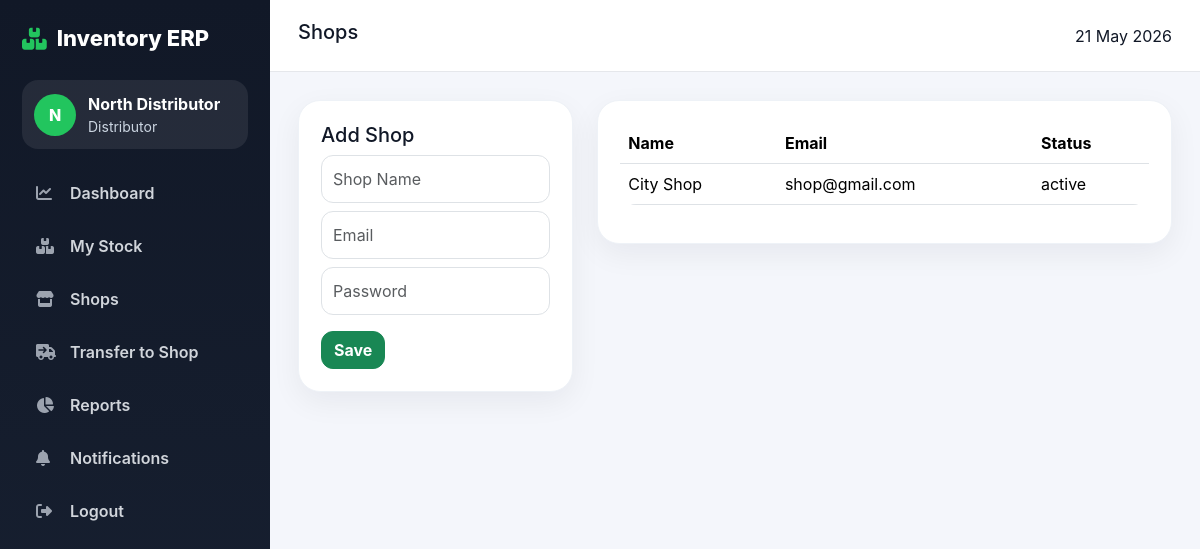
/distributor/shops.php (signed in), run on the app's committed database.
### tables this page shows
CREATE TABLE users(id INT AUTO_INCREMENT PRIMARY KEY, name VARCHAR(100), email VARCHAR(120) UNIQUE, password VARCHAR(255), role ENUM('admin','supplier','distributor','shop') NOT NULL, parent_id INT DEFAULT NULL, status ENUM('pending','active','blocked') DEFAULT 'active', created_at TIMESTAMP DEFAULT CURRENT_TIMESTAMP);

### distributor/shops.php (the view)
<?php require_once '../includes/auth.php'; require_role('distributor'); $page_title='Shops'; $uid=(int)$_SESSION['user_id']; if(isset($_POST['add'])){ $n=clean($conn,$_POST['name']); $e=clean($conn,$_POST['email']); $p=password_hash($_POST['password'],PASSWORD_DEFAULT); mysqli_query($conn,"INSERT INTO users(name,email,password,role,parent_id,status) VALUES('$n','$e','$p','shop',$uid,'active')"); $sid=mysqli_insert_id($conn); mysqli_query($conn,"INSERT INTO warehouses(name,location,owner_id,owner_role) VALUES('Main Shop Warehouse','Shop Location',$sid,'shop')"); log_audit($conn,$uid,'Create Shop',$e); redirect('shops.php'); } include '../includes/header.php'; include '../includes/sidebar.php'; $q=mysqli_query($conn,"SELECT * FROM users WHERE role='shop' AND parent_id=$uid"); ?><div class="row g-4"><div class="col-md-4"><div class="card-box"><h5>Add Shop</h5><form method="POST"><input class="form-control mb-2" name="name" placeholder="Shop Name"><input class="form-control mb-2" name="email" type="email" placeholder="Email"><input class="form-control mb-3" name="password" placeholder="Password"><button name="add" class="btn btn-success">Save</button></form></div></div><div class="col-md-8"><div class="card-box"><table class="table"><tr><th>Name</th><th>Email</th><th>Status</th></tr><?php while($r=mysqli_fetch_assoc($q)){ ?><tr><td><?php echo $r['name']; ?></td><td><?php echo $r['email']; ?></td><td><?php echo $r['status']; ?></td></tr><?php } ?></table></div></div></div><?php include '../includes/footer.php'; ?>

### assets/css/style.css (style rules this page uses)
:root { --dark:#111827;--dark2:#1f2937;--green:#22c55e;--bg:#f4f6fb;--text:#111827;--muted:#6b7280;--card:#fff; }
* { box-sizing:border-box }
body { margin:0;font-family:Inter,Segoe UI,Arial,sans-serif;background:var(--bg);color:var(--text) }
.card-box { background:var(--card);border-radius:22px;box-shadow:0 10px 30px rgba(15,23,42,.06);padding:22px;border:1px solid #eef2f7 }
.table { background:#fff;border-radius:16px;overflow:hidden }
.btn { border-radius:12px;font-weight:700 }
.form-control,.form-select { border-radius:12px;padding:11px }

### data on the page
users: name "City Shop", email "shop@gmail.com", status "active"

### other printed values
substr($_SESSION['name'] ?? 'U',0,1) "N"
$_SESSION['name'] "North Distributor"
$role "Distributor"
$text "Dashboard My Stock Shops Transfer to Shop Reports Notifications Logout"
$page_title "Shops"
